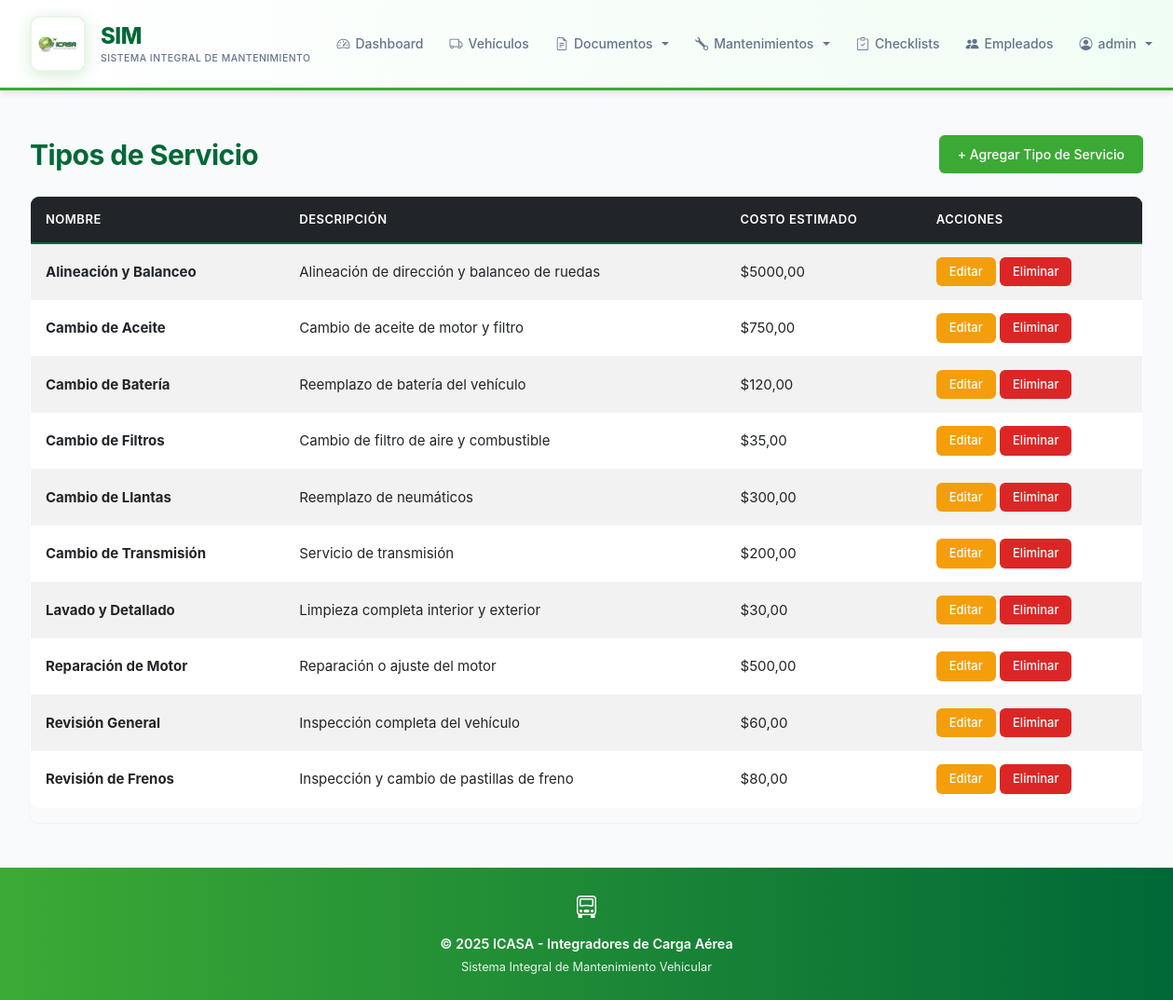
Page /maintenance-types/ (signed in) on the committed database.
### vehicles/models.py (models this page shows, shortened)
class MaintenanceType(models.Model):
    name = models.CharField(max_length=100, unique=True, verbose_name='Nombre')
    description = models.TextField(blank=True, verbose_name='Descripción')
    estimated_cost = models.DecimalField(max_digits=8, decimal_places=2, null=True, blank=True, verbose_name='Costo Estimado')
    class Meta:
        ordering = ['name']
        verbose_name = 'Tipo de Mantenimiento'
        verbose_name_plural = 'Tipos de Mantenimiento'

### vehicles/views.py (the view)
# urls.py: path('maintenance-types/', MaintenanceTypeListView.as_view(), name='maintenancetype_list'),
class MaintenanceTypeListView(LoginRequiredMixin, ListView):
    model = MaintenanceType
    template_name = 'vehicles/maintenancetype_list.html'
    context_object_name = 'maintenance_types'
    paginate_by = 10

### vehicles/templates/vehicles/maintenancetype_list.html (shortened to what this page needs)
{% extends 'vehicles/base.html' %}
{% block content %}
<div class="d-flex justify-content-between align-items-center mb-4">
    <h1>Tipos de Servicio</h1>
    <a href="{% url 'maintenancetype_add' %}" class="btn btn-primary">+ Agregar Tipo de Servicio</a>
</div>
{% if maintenance_types %}
<div class="table-responsive">
    <table class="table table-striped table-hover">
        <thead class="table-dark">
            <tr>
                <th>Nombre</th>
                <th>Descripción</th>
                <th>Costo Estimado</th>
                <th>Acciones</th>
            </tr>
        </thead>
        <tbody>
        {% for type in maintenance_types %}
            <tr>
                <td><strong>{{ type.name }}</strong></td>
                <td>{{ type.description|truncatewords:10 }}</td>
                <td>${{ type.estimated_cost|default:"N/A" }}</td>
                <td>
                    <a href="{% url 'maintenancetype_update' type.pk %}" class="btn btn-sm btn-warning">Editar</a>
                    <a href="{% url 'maintenancetype_delete' type.pk %}" class="btn btn-sm btn-danger">Eliminar</a>
                </td>
            </tr>
        {% endfor %}
        </tbody>
    </table>
</div>
{% else %}
<div class="alert alert-info">
    No hay tipos de servicio registrados. <a href="{% url 'maintenancetype_add' %}">Agregar el primero</a>
</div>
{% endif %}
{% endblock %}

### vehicles/templates/vehicles/includes/navbar.html (shortened to what this page needs)
<nav class="navbar navbar-expand-lg navbar-light">
    <div class="container">
        <a class="navbar-brand" href="{% url 'dashboard' %}">
            {% load static %}
            <div class="logo-icon">
                <img src="{% static 'images/ICASA.jpg' %}" alt="ICASA Logo">
            </div>
            <div style="display:flex; flex-direction:column; line-height:1.2; gap:0.2rem;">
                <span style="font-weight:800; font-size:1.5rem; color:#006837; letter-spacing:-0.5px;">SIM</span>
                <span style="font-size:0.65rem; color:#64748b; font-weight:500; text-transform:uppercase; letter-spacing:0.5px;">Sistema Integral de Mantenimiento</span>
            </div>
        </a>
        <div class="collapse navbar-collapse" id="navbarNav">
            <ul class="navbar-nav ms-auto align-items-center">
                <li class="nav-item">
                    <a class="nav-link" href="{% url 'dashboard' %}">
                        <i class="bi bi-speedometer2"></i> Dashboard
                    </a>
                </li>
                <li class="nav-item">
                    <a class="nav-link" href="{% url 'vehicle_list' %}">
                        <i class="bi bi-truck"></i> Vehículos
                    </a>
                </li>
                {% if perms.vehicles.view_document %}
                <li class="nav-item dropdown">
                    <a class="nav-link dropdown-toggle" href="#" id="documentsDropdown" role="button" data-bs-toggle="dropdown">
                        <i class="bi bi-file-earmark-text"></i> Documentos
                    </a>
                </li>
                {% endif %}
                {% if perms.vehicles.view_maintenance %}
                <li class="nav-item dropdown">
                    <a class="nav-link dropdown-toggle" href="#" id="maintenanceDropdown" role="button" data-bs-toggle="dropdown">
                        <i class="bi bi-wrench"></i> Mantenimientos
                    </a>
                </li>
                {% endif %}
                <li class="nav-item">
                    <a class="nav-link" href="{% url 'checklist_list' %}">
                        <i class="bi bi-clipboard-check"></i> Checklists
                    </a>
                </li>
                {% if perms.vehicles.view_driver %}
                <li class="nav-item">
                    <a class="nav-link" href="{% url 'driver_list' %}">
                        <i class="bi bi-people-fill"></i> Empleados
                    </a>
                </li>
                {% endif %}
                {% if user.is_authenticated %}
                <li class="nav-item dropdown">
                    <a class="nav-link dropdown-toggle" href="#" id="userDropdown" role="button" data-bs-toggle="dropdown">
                        <i class="bi bi-person-circle"></i> {{ user.username }}
                    </a>
                </li>
                {% endif %}
            </ul>
        </div>
    </div>
</nav>

### static/css/main.css (style rules this page uses)
:root { --primary-color: #3BAA35; --secondary-color: #006837; --accent-color: #3BAA35; --accent-dark: #006837; --accent-muted: #e8f5e7; --metallic-gray: #A7A9AC; --nav-bg: #ffffff; --success-color: #3BAA35; --warning-color: #f59e0b; --danger-color: #dc2626; --info-color: #006837; --light-bg: #f8fafc; --card-bg: #ffffff; --border-color: #e2e8f0; --text-primary: #1e293b; --text-secondary: #64748b; --text-muted: #94a3b8; --shadow-sm: 0 1px 2px 0 rgba(0, 0, 0, 0.05); --shadow-md: 0 4px 6px -1px rgba(0, 0, 0, 0.1); --shadow-lg: 0 10px 15px -3px rgba(0, 0, 0, 0.1); --shadow-xl: 0 20px 25px -5px rgba(0, 0, 0, 0.1); --radius-sm: 6px; --radius-md: 10px; --radius-lg: 12px; --spacing-xs: 0.5rem; --spacing-sm: 0.75rem; --spacing-md: 1rem; --spacing-lg: 1.5rem; --spacing-xl: 2rem; }
* { margin: 0; padding: 0; box-sizing: border-box; }
body { font-family: 'Inter', -apple-system, BlinkMacSystemFont, 'Segoe UI', Roboto, sans-serif; background-color: var(--light-bg); color: var(--text-primary); line-height: 1.6; font-size: 15px; -webkit-font-smoothing: antialiased; -moz-osx-font-smoothing: grayscale; }
.navbar { background: linear-gradient(to right, #ffffff 0%, #f0fdf4 100%); padding: 0.75rem 0; border-bottom: 3px solid var(--primary-color); box-shadow: var(--shadow-md); }
.navbar .container { display: flex; align-items: center; justify-content: space-between; }
.navbar-collapse { flex-grow: 0; }
.navbar-nav { gap: 0.25rem; }
.navbar-brand { font-weight: 700; font-size: 1.5rem; letter-spacing: -0.3px; display: flex; align-items: center; gap: 1rem; transition: opacity 0.2s ease; color: var(--primary-color) !important; }
.logo-icon { width: 60px; height: 60px; background: white; border-radius: 10px; display: flex; align-items: center; justify-content: center; padding: 6px; box-shadow: 0 4px 16px rgba(59, 170, 53, 0.2); border: 2px solid var(--accent-muted); }
.logo-icon img { width: 100%; height: 100%; object-fit: contain; }
.nav-link { font-weight: 500; font-size: 0.875rem; padding: 0.5rem 0.75rem !important; border-radius: var(--radius-sm); transition: all 0.2s ease; display: flex; align-items: center; gap: 0.375rem; color: var(--text-secondary) !important; white-space: nowrap; }
.btn { font-weight: 500; font-size: 0.875rem; padding: 0.625rem 1.25rem; border-radius: var(--radius-sm); transition: all 0.2s ease; border: none; display: inline-flex; align-items: center; gap: 0.5rem; cursor: pointer; }
.btn-primary { background-color: var(--primary-color); color: #ffffff; }
.btn-warning { background-color: var(--warning-color); color: white; }
.btn-danger { background-color: var(--danger-color); color: white; }
.btn-sm { padding: 0.375rem 0.875rem; font-size: 0.8125rem; }
.table { background-color: var(--card-bg); border-radius: var(--radius-md); overflow: hidden; border: 1px solid var(--border-color); }
.table thead { background: linear-gradient(135deg, var(--primary-color), var(--secondary-color)); color: #ffffff; border-bottom: 2px solid var(--secondary-color); }
.table thead th { font-weight: 600; font-size: 0.8125rem; text-transform: uppercase; letter-spacing: 0.5px; padding: 0.875rem 1rem; color: #ffffff; }
.table tbody td { padding: 0.875rem 1rem; vertical-align: middle; border-bottom: 1px solid #f1f5f9; }
.table-hover tbody tr { transition: background-color 0.2s ease; }
h1, h2, h3, h4, h5 { font-family: 'Inter', sans-serif; font-weight: 700; color: var(--secondary-color); letter-spacing: -0.5px; margin-bottom: 0; }
h1 { font-size: 1.875rem; }
.container { max-width: 1280px; padding-left: var(--spacing-xl); padding-right: var(--spacing-xl); }
.table-responsive { border-radius: var(--radius-md); box-shadow: var(--shadow-sm); }

### rows in the picture
MaintenanceType: name "Alineación y Balanceo", description "Alineación de dirección y balanceo de ruedas", estimated_cost "5000,00"
MaintenanceType: name "Cambio de Aceite", description "Cambio de aceite de motor y filtro", estimated_cost "750,00"
MaintenanceType: name "Cambio de Batería", description "Reemplazo de batería del vehículo", estimated_cost "120,00"
MaintenanceType: name "Cambio de Filtros", description "Cambio de filtro de aire y combustible", estimated_cost "35,00"
MaintenanceType: name "Cambio de Llantas", description "Reemplazo de neumáticos", estimated_cost "300,00"
MaintenanceType: name "Cambio de Transmisión", description "Servicio de transmisión", estimated_cost "200,00"
MaintenanceType: name "Lavado y Detallado", description "Limpieza completa interior y exterior", estimated_cost "30,00"
MaintenanceType: name "Reparación de Motor", description "Reparación o ajuste del motor", estimated_cost "500,00"
MaintenanceType: name "Revisión General", description "Inspección completa del vehículo", estimated_cost "60,00"
MaintenanceType: name "Revisión de Frenos", description "Inspección y cambio de pastillas de freno", estimated_cost "80,00"

### other values in the picture
{{ user.username }} "admin"
